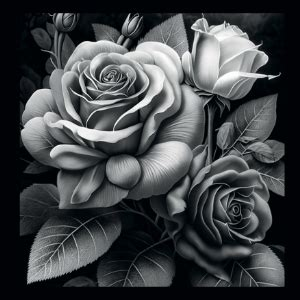
#> input picture images/flower.png, 300 x 300 px, found by its file name
$ jupyter execute test.ipynb
#> lines starting #> are read from the running program, lines starting #| are printed output that depends on the picture
#> further down, image is the input picture: shape (300, 300, 3); mean B, G, R 70.4, 67.7, 64.4
[cell 1]
dc_codes = None
ac_codes = None
encoded_dc = None
encoded_ac = None
height = None
width = None

[cell 2]
import cv2
import numpy as np
import math
import heapq
from collections import Counter
import matplotlib.pyplot as plt

old_quant = None
old_enc = None
new_enc = None
new_quant = None
class HuffmanNode:
    """Class for a node in the Huffman tree."""
    def __init__(self, symbol, freq):
        self.symbol = symbol
        self.freq = freq
        self.left = None
        self.right = None

    def __lt__(self, other):
        return self.freq < other.freq


class JPEGCodec:
    """Class to perform JPEG compression and decompression."""
    def __init__(self):
        self.Q_50_matrix = np.array([
            [16, 11, 10, 16, 24, 40, 51, 61],
            [12, 12, 14, 19, 26, 58, 60, 55],
            [14, 13, 16, 24, 40, 57, 69, 56],
            [14, 17, 22, 29, 51, 87, 80, 62],
            [18, 22, 37, 56, 68, 109, 103, 77],
            [24, 25, 55, 64, 81, 104, 113, 92],
            [49, 64, 78, 87, 103, 121, 120, 101],
            [72, 92, 95, 98, 112, 100, 103, 99]
        ], dtype=float)
        self.zigzag_order = [
            0,  1,  5,  6, 14, 15, 27, 28,
            2,  4,  7, 13, 16, 26, 29, 42,
            3,  8, 12, 17, 25, 30, 41, 43,
            9, 11, 18, 24, 31, 40, 44, 53,
           10, 19, 23, 32, 39, 45, 52, 54,
           20, 22, 33, 38, 46, 51, 55, 60,
           21, 34, 37, 47, 50, 56, 59, 61,
           35, 36, 48, 49, 57, 58, 62, 63,
        ]

    # [6 lines left out: function compute_size, not called in this run]

    def zigzag_flatten(self, block):
        """Flatten an 8x8 block in zigzag order."""
        flat = block.flatten()
        return [flat[idx] for idx in self.zigzag_order]


    @staticmethod
    def build_huffman_tree(frequencies):
        """Build a Huffman tree from frequency data."""
        heap = [HuffmanNode(symbol, freq) for symbol, freq in frequencies.items()]
        heapq.heapify(heap)
        while len(heap) > 1:
            node1 = heapq.heappop(heap)
            node2 = heapq.heappop(heap)
            merged = HuffmanNode(None, node1.freq + node2.freq)
            merged.left = node1
            merged.right = node2
            heapq.heappush(heap, merged)
        return heap[0]

    @staticmethod
    def generate_huffman_codes(node, code="", codebook=None):
        """Generate Huffman codes from a Huffman tree."""
        if codebook is None:
            codebook = {}  # Initialize a new dictionary if none is provided

        if node is not None:
            if node.symbol is not None:  # Leaf node
                codebook[node.symbol] = code
            JPEGCodec.generate_huffman_codes(node.left, code + "0", codebook)
            JPEGCodec.generate_huffman_codes(node.right, code + "1", codebook)

        return codebook

    # [4 lines left out: function build_huffman_decoding_map, not called in this run]

    def to_grayscale(self, image):
        """
        Convert the input image to grayscale.
        If the image is already single-channel, return it as-is.
        """
        if len(image.shape) == 3:  # Color image
            image = cv2.cvtColor(image, cv2.COLOR_BGR2GRAY)
#> image: shape (300, 300)
        return image

    def pad_image(self, image):
        """
        Pad the grayscale image to make its dimensions a multiple of 8.
        """
        padded_height = (image.shape[0] // 8 + 1) * 8
        padded_width = (image.shape[1] // 8 + 1) * 8
        padded_image = np.full((padded_height, padded_width), 255, dtype=image.dtype)  # Default pad with 255
        padded_image[:image.shape[0], :image.shape[1]] = image
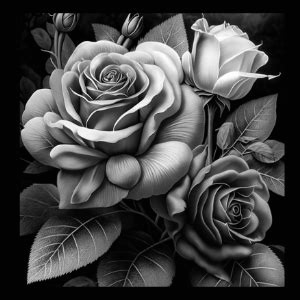
#> padded_image: shape (304, 304); min 0, max 255, mean 71.9
        return padded_image

    def quantize_image(self, padded_image, quality=50):
        """
        Divide the image into 8x8 blocks, apply DCT, and quantize the coefficients.
        """
#> called with quality = 1000
        quantized_matrix = np.zeros_like(padded_image, dtype=int)
        height, width = padded_image.shape

        q_matrix = (50 / quality) * self.Q_50_matrix  # Adjust quantization matrix based on quality

        for i in range(0, height, 8):
            for j in range(0, width, 8):
                block = padded_image[i:i+8, j:j+8]
                dct_block = cv2.dct(block.astype(float))
                quantized_matrix[i:i+8, j:j+8] = np.round(dct_block / q_matrix)
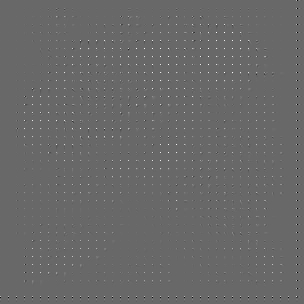
#> quantized_matrix: shape (304, 304) int64; min -1667, max 2408, mean 10; drawn with min black and max white
        return quantized_matrix


    def jpeg_huffman_encode(self, quantized_matrix):
        """Perform Huffman encoding on quantized coefficients."""
        height, width = quantized_matrix.shape
        dc_differences = []
        ac_symbols = []

        previous_dc = 0
        flat_blocks = []
        global old_enc
        old_enc = []

        for i in range(0, height, 8):
            for j in range(0, width, 8):
                block = quantized_matrix[i:i+8, j:j+8]
                flat = self.zigzag_flatten(block)
                flat_blocks.append(flat)

                # DC coefficient
                dc = flat[0]
                dc_diff = dc - previous_dc
                dc_differences.append(dc_diff)
                old_enc.append(dc_diff)
                previous_dc = dc

                # AC coefficients
                run_length = 0
                last_non_zero = -1
                for coef in range(len(flat)-1, 0, -1):
                    if(flat[coef]!=0):
                        last_non_zero = coef
                        break
                if(last_non_zero==-1):
                    ac_symbols.append((0, 0, 0))
                else:
                    for coef in flat[1:last_non_zero+1]:
                        if coef == 0:
                            run_length += 1
                            if run_length == 16:  # Max run-length encoding
                                ac_symbols.append((15, 0, 0))
                                run_length = 0
                        else:
                            ac_symbols.append((run_length, 0, coef))
                            run_length = 0
                    if last_non_zero != 63:
                        ac_symbols.append((0, 0, 0))  # End of block
#> (the rest of the program and of its run is left out)
